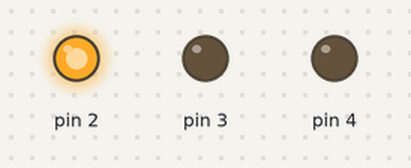
Simulated run of this sketch. Board: Arduino Uno, built with avr-gcc and run on an emulated ATmega328P. On the bench: output pins drawn as LEDs (lit = HIGH).

Above: at 0.1 s.
At 1.1 s:
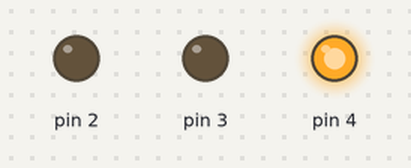
At 2.7 s:
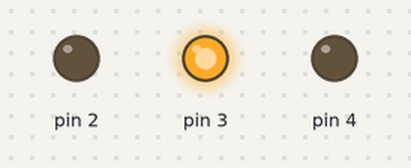
Timing chart, 0 to 3.0 s (numbered marks = the images above):
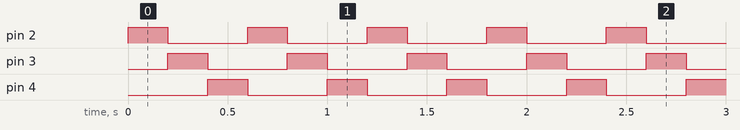

Measured:
- by itself, pin 2–4: alternates HIGH for 0.20 s and LOW for 0.40 s
- by itself, everything shown: repeats every 0.60 s, in 3 steps

The sketch:

3-diods.ino
```cpp
void setup(){
  pinMode(3,OUTPUT);
  pinMode(4,OUTPUT);
  pinMode(2,OUTPUT);
}

void loop(){
  digitalWrite(2,HIGH);
  digitalWrite(3,LOW);
  digitalWrite(4,LOW);
  delay(200);
  digitalWrite(2,LOW);
  digitalWrite(3,HIGH);
  digitalWrite(4,LOW);
  delay(200);
  digitalWrite(2,LOW);
  digitalWrite(3,LOW);
  digitalWrite(4,HIGH);
  delay(200);
}
```
